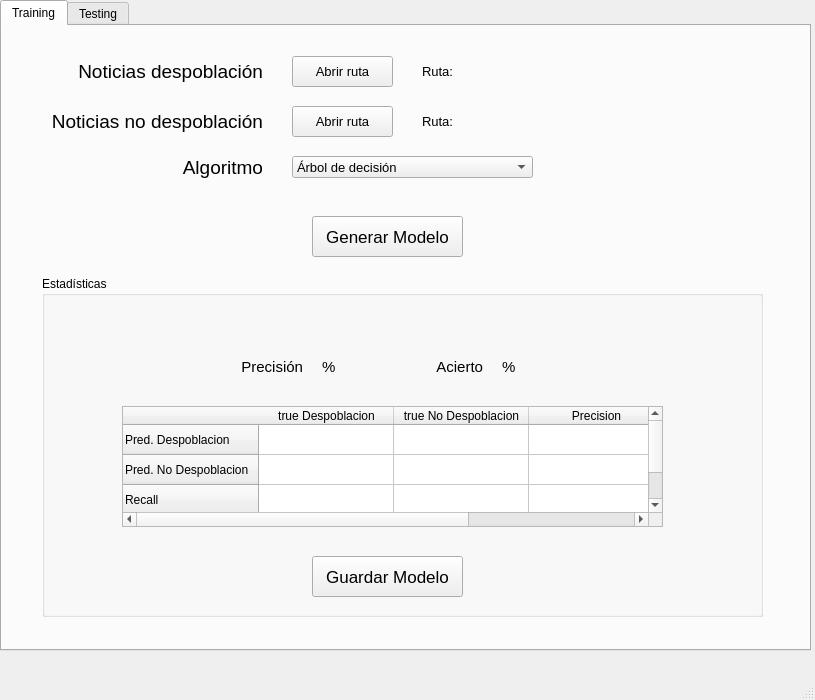
<?xml version="1.0" encoding="UTF-8"?>
<ui version="4.0">
 <class>MainWindow</class>
 <widget class="QMainWindow" name="MainWindow">
  <property name="geometry">
   <rect>
    <x>0</x>
    <y>0</y>
    <width>815</width>
    <height>700</height>
   </rect>
  </property>
  <property name="minimumSize">
   <size>
    <width>815</width>
    <height>700</height>
   </size>
  </property>
  <property name="maximumSize">
   <size>
    <width>815</width>
    <height>700</height>
   </size>
  </property>
  <property name="windowTitle">
   <string>Clasificador de Noticias</string>
  </property>
  <widget class="QWidget" name="centralwidget">
   <widget class="QTabWidget" name="tabWidget">
    <property name="geometry">
     <rect>
      <x>0</x>
      <y>0</y>
      <width>811</width>
      <height>651</height>
     </rect>
    </property>
    <property name="currentIndex">
     <number>0</number>
    </property>
    <widget class="QWidget" name="tabTraining">
     <attribute name="title">
      <string>Training</string>
     </attribute>
     <widget class="QLabel" name="label">
      <property name="geometry">
       <rect>
        <x>50</x>
        <y>30</y>
        <width>211</width>
        <height>31</height>
       </rect>
      </property>
      <property name="font">
       <font>
        <pointsize>14</pointsize>
       </font>
      </property>
      <property name="layoutDirection">
       <enum>Qt::LeftToRight</enum>
      </property>
      <property name="text">
       <string>Noticias despoblación</string>
      </property>
      <property name="alignment">
       <set>Qt::AlignRight|Qt::AlignTrailing|Qt::AlignVCenter</set>
      </property>
      <property name="wordWrap">
       <bool>false</bool>
      </property>
     </widget>
     <widget class="QLabel" name="label_2">
      <property name="geometry">
       <rect>
        <x>50</x>
        <y>80</y>
        <width>211</width>
        <height>31</height>
       </rect>
      </property>
      <property name="font">
       <font>
        <pointsize>14</pointsize>
       </font>
      </property>
      <property name="layoutDirection">
       <enum>Qt::LeftToRight</enum>
      </property>
      <property name="text">
       <string>Noticias no despoblación</string>
      </property>
      <property name="alignment">
       <set>Qt::AlignRight|Qt::AlignTrailing|Qt::AlignVCenter</set>
      </property>
      <property name="wordWrap">
       <bool>false</bool>
      </property>
     </widget>
     <widget class="QPushButton" name="btnRutaDespoblacion">
      <property name="geometry">
       <rect>
        <x>290</x>
        <y>30</y>
        <width>101</width>
        <height>31</height>
       </rect>
      </property>
      <property name="font">
       <font>
        <pointsize>10</pointsize>
       </font>
      </property>
      <property name="text">
       <string>Abrir ruta</string>
      </property>
     </widget>
     <widget class="QPushButton" name="btnRutaNoDespoblacion">
      <property name="geometry">
       <rect>
        <x>290</x>
        <y>80</y>
        <width>101</width>
        <height>31</height>
       </rect>
      </property>
      <property name="font">
       <font>
        <pointsize>10</pointsize>
       </font>
      </property>
      <property name="text">
       <string>Abrir ruta</string>
      </property>
     </widget>
     <widget class="QLabel" name="lblRutaDespoblacion">
      <property name="geometry">
       <rect>
        <x>420</x>
        <y>30</y>
        <width>381</width>
        <height>31</height>
       </rect>
      </property>
      <property name="font">
       <font>
        <pointsize>10</pointsize>
       </font>
      </property>
      <property name="text">
       <string>Ruta: </string>
      </property>
     </widget>
     <widget class="QLabel" name="lblRutaNoDespoblacion">
      <property name="geometry">
       <rect>
        <x>420</x>
        <y>80</y>
        <width>381</width>
        <height>31</height>
       </rect>
      </property>
      <property name="font">
       <font>
        <pointsize>10</pointsize>
       </font>
      </property>
      <property name="text">
       <string>Ruta: </string>
      </property>
     </widget>
     <widget class="QLabel" name="label_5">
      <property name="geometry">
       <rect>
        <x>50</x>
        <y>130</y>
        <width>211</width>
        <height>31</height>
       </rect>
      </property>
      <property name="font">
       <font>
        <pointsize>14</pointsize>
       </font>
      </property>
      <property name="layoutDirection">
       <enum>Qt::LeftToRight</enum>
      </property>
      <property name="text">
       <string>Algoritmo</string>
      </property>
      <property name="alignment">
       <set>Qt::AlignRight|Qt::AlignTop|Qt::AlignTrailing</set>
      </property>
      <property name="wordWrap">
       <bool>false</bool>
      </property>
     </widget>
     <widget class="QComboBox" name="cbAlgoritmo">
      <property name="geometry">
       <rect>
        <x>290</x>
        <y>130</y>
        <width>241</width>
        <height>22</height>
       </rect>
      </property>
      <property name="font">
       <font>
        <pointsize>10</pointsize>
       </font>
      </property>
      <property name="currentText">
       <string>Árbol de decisión</string>
      </property>
      <item>
       <property name="text">
        <string>Árbol de decisión</string>
       </property>
      </item>
      <item>
       <property name="text">
        <string>K-nn</string>
       </property>
      </item>
      <item>
       <property name="text">
        <string>Naive Bayes</string>
       </property>
      </item>
     </widget>
     <widget class="QPushButton" name="btnGenerarModelo">
      <property name="geometry">
       <rect>
        <x>310</x>
        <y>190</y>
        <width>151</width>
        <height>41</height>
       </rect>
      </property>
      <property name="font">
       <font>
        <pointsize>13</pointsize>
       </font>
      </property>
      <property name="text">
       <string>Generar Modelo</string>
      </property>
     </widget>
     <widget class="QGroupBox" name="groupBox_2">
      <property name="geometry">
       <rect>
        <x>40</x>
        <y>250</y>
        <width>721</width>
        <height>341</height>
       </rect>
      </property>
      <property name="title">
       <string>Estadísticas</string>
      </property>
      <widget class="QLabel" name="label_6">
       <property name="geometry">
        <rect>
         <x>170</x>
         <y>80</y>
         <width>91</width>
         <height>21</height>
        </rect>
       </property>
       <property name="font">
        <font>
         <pointsize>11</pointsize>
        </font>
       </property>
       <property name="layoutDirection">
        <enum>Qt::LeftToRight</enum>
       </property>
       <property name="text">
        <string>Precisión</string>
       </property>
       <property name="alignment">
        <set>Qt::AlignRight|Qt::AlignTrailing|Qt::AlignVCenter</set>
       </property>
      </widget>
      <widget class="QLabel" name="label_7">
       <property name="geometry">
        <rect>
         <x>350</x>
         <y>80</y>
         <width>91</width>
         <height>21</height>
        </rect>
       </property>
       <property name="font">
        <font>
         <pointsize>11</pointsize>
        </font>
       </property>
       <property name="layoutDirection">
        <enum>Qt::LeftToRight</enum>
       </property>
       <property name="text">
        <string>Acierto</string>
       </property>
       <property name="alignment">
        <set>Qt::AlignRight|Qt::AlignTrailing|Qt::AlignVCenter</set>
       </property>
      </widget>
      <widget class="QLabel" name="lblPrecision">
       <property name="geometry">
        <rect>
         <x>280</x>
         <y>80</y>
         <width>91</width>
         <height>21</height>
        </rect>
       </property>
       <property name="font">
        <font>
         <pointsize>11</pointsize>
        </font>
       </property>
       <property name="layoutDirection">
        <enum>Qt::LeftToRight</enum>
       </property>
       <property name="text">
        <string>%</string>
       </property>
       <property name="alignment">
        <set>Qt::AlignLeading|Qt::AlignLeft|Qt::AlignVCenter</set>
       </property>
      </widget>
      <widget class="QLabel" name="lblAcierto">
       <property name="geometry">
        <rect>
         <x>460</x>
         <y>80</y>
         <width>91</width>
         <height>21</height>
        </rect>
       </property>
       <property name="font">
        <font>
         <pointsize>11</pointsize>
        </font>
       </property>
       <property name="layoutDirection">
        <enum>Qt::LeftToRight</enum>
       </property>
       <property name="text">
        <string>%</string>
       </property>
       <property name="alignment">
        <set>Qt::AlignLeading|Qt::AlignLeft|Qt::AlignVCenter</set>
       </property>
      </widget>
      <widget class="QTableWidget" name="tableEstadisticas">
       <property name="geometry">
        <rect>
         <x>80</x>
         <y>130</y>
         <width>541</width>
         <height>121</height>
        </rect>
       </property>
       <attribute name="horizontalHeaderDefaultSectionSize">
        <number>135</number>
       </attribute>
       <row>
        <property name="text">
         <string>Pred. Despoblacion</string>
        </property>
       </row>
       <row>
        <property name="text">
         <string>Pred. No Despoblacion</string>
        </property>
       </row>
       <row>
        <property name="text">
         <string>Recall</string>
        </property>
       </row>
       <column>
        <property name="text">
         <string>true Despoblacion</string>
        </property>
       </column>
       <column>
        <property name="text">
         <string>true No Despoblacion</string>
        </property>
       </column>
       <column>
        <property name="text">
         <string>Precision</string>
        </property>
       </column>
      </widget>
      <widget class="QPushButton" name="btnGuardarModelo">
       <property name="geometry">
        <rect>
         <x>270</x>
         <y>280</y>
         <width>151</width>
         <height>41</height>
        </rect>
       </property>
       <property name="font">
        <font>
         <pointsize>13</pointsize>
        </font>
       </property>
       <property name="text">
        <string>Guardar Modelo</string>
       </property>
      </widget>
      <widget class="QLabel" name="lblAlgoritmo">
       <property name="geometry">
        <rect>
         <x>220</x>
         <y>30</y>
         <width>241</width>
         <height>21</height>
        </rect>
       </property>
       <property name="font">
        <font>
         <pointsize>11</pointsize>
         <weight>75</weight>
         <bold>true</bold>
        </font>
       </property>
       <property name="layoutDirection">
        <enum>Qt::LeftToRight</enum>
       </property>
       <property name="text">
        <string/>
       </property>
       <property name="alignment">
        <set>Qt::AlignCenter</set>
       </property>
      </widget>
     </widget>
    </widget>
    <widget class="QWidget" name="tabTesting">
     <attribute name="title">
      <string>Testing</string>
     </attribute>
     <widget class="QLabel" name="label_3">
      <property name="geometry">
       <rect>
        <x>-90</x>
        <y>30</y>
        <width>211</width>
        <height>31</height>
       </rect>
      </property>
      <property name="font">
       <font>
        <pointsize>14</pointsize>
       </font>
      </property>
      <property name="layoutDirection">
       <enum>Qt::LeftToRight</enum>
      </property>
      <property name="text">
       <string>Modelo </string>
      </property>
      <property name="alignment">
       <set>Qt::AlignRight|Qt::AlignTrailing|Qt::AlignVCenter</set>
      </property>
      <property name="wordWrap">
       <bool>false</bool>
      </property>
     </widget>
     <widget class="QPushButton" name="btnRutaModelo">
      <property name="geometry">
       <rect>
        <x>160</x>
        <y>30</y>
        <width>101</width>
        <height>31</height>
       </rect>
      </property>
      <property name="font">
       <font>
        <pointsize>10</pointsize>
       </font>
      </property>
      <property name="text">
       <string>Abrir Modelo</string>
      </property>
     </widget>
     <widget class="QPushButton" name="btnRutaNoticias">
      <property name="geometry">
       <rect>
        <x>500</x>
        <y>30</y>
        <width>101</width>
        <height>31</height>
       </rect>
      </property>
      <property name="font">
       <font>
        <pointsize>10</pointsize>
       </font>
      </property>
      <property name="text">
       <string>Abrir ruta</string>
      </property>
     </widget>
     <widget class="QLabel" name="label_4">
      <property name="geometry">
       <rect>
        <x>250</x>
        <y>30</y>
        <width>211</width>
        <height>31</height>
       </rect>
      </property>
      <property name="font">
       <font>
        <pointsize>14</pointsize>
       </font>
      </property>
      <property name="layoutDirection">
       <enum>Qt::LeftToRight</enum>
      </property>
      <property name="text">
       <string>Noticias</string>
      </property>
      <property name="alignment">
       <set>Qt::AlignRight|Qt::AlignTrailing|Qt::AlignVCenter</set>
      </property>
      <property name="wordWrap">
       <bool>false</bool>
      </property>
     </widget>
     <widget class="QLabel" name="lblRutaNoticias">
      <property name="geometry">
       <rect>
        <x>400</x>
        <y>70</y>
        <width>291</width>
        <height>31</height>
       </rect>
      </property>
      <property name="font">
       <font>
        <pointsize>10</pointsize>
       </font>
      </property>
      <property name="text">
       <string>Ruta: </string>
      </property>
     </widget>
     <widget class="QLabel" name="lblRutaModelo">
      <property name="geometry">
       <rect>
        <x>60</x>
        <y>70</y>
        <width>291</width>
        <height>31</height>
       </rect>
      </property>
      <property name="font">
       <font>
        <pointsize>10</pointsize>
       </font>
      </property>
      <property name="text">
       <string>Ruta: </string>
      </property>
     </widget>
     <widget class="QGroupBox" name="groupBox">
      <property name="geometry">
       <rect>
        <x>10</x>
        <y>370</y>
        <width>761</width>
        <height>241</height>
       </rect>
      </property>
      <property name="autoFillBackground">
       <bool>true</bool>
      </property>
      <property name="title">
       <string>Resultados</string>
      </property>
      <widget class="QTableWidget" name="tableResultados">
       <property name="geometry">
        <rect>
         <x>10</x>
         <y>20</y>
         <width>741</width>
         <height>161</height>
        </rect>
       </property>
       <column>
        <property name="text">
         <string>Noticia</string>
        </property>
       </column>
       <column>
        <property name="text">
         <string>Predicción</string>
        </property>
       </column>
      </widget>
      <widget class="QPushButton" name="btnExportar">
       <property name="geometry">
        <rect>
         <x>290</x>
         <y>190</y>
         <width>171</width>
         <height>31</height>
        </rect>
       </property>
       <property name="font">
        <font>
         <pointsize>13</pointsize>
        </font>
       </property>
       <property name="text">
        <string>Exportar</string>
       </property>
      </widget>
     </widget>
     <widget class="QPushButton" name="btnClasificar">
      <property name="geometry">
       <rect>
        <x>300</x>
        <y>320</y>
        <width>171</width>
        <height>31</height>
       </rect>
      </property>
      <property name="font">
       <font>
        <pointsize>13</pointsize>
       </font>
      </property>
      <property name="text">
       <string>Clasificar Noticias</string>
      </property>
     </widget>
     <widget class="QGroupBox" name="groupBox_3">
      <property name="geometry">
       <rect>
        <x>30</x>
        <y>110</y>
        <width>711</width>
        <height>201</height>
       </rect>
      </property>
      <property name="title">
       <string>Modelo</string>
      </property>
      <widget class="QLabel" name="label_8">
       <property name="geometry">
        <rect>
         <x>290</x>
         <y>30</y>
         <width>91</width>
         <height>21</height>
        </rect>
       </property>
       <property name="font">
        <font>
         <pointsize>11</pointsize>
        </font>
       </property>
       <property name="layoutDirection">
        <enum>Qt::LeftToRight</enum>
       </property>
       <property name="text">
        <string>Precisión</string>
       </property>
       <property name="alignment">
        <set>Qt::AlignRight|Qt::AlignTrailing|Qt::AlignVCenter</set>
       </property>
      </widget>
      <widget class="QLabel" name="label_9">
       <property name="geometry">
        <rect>
         <x>490</x>
         <y>30</y>
         <width>91</width>
         <height>21</height>
        </rect>
       </property>
       <property name="font">
        <font>
         <pointsize>11</pointsize>
        </font>
       </property>
       <property name="layoutDirection">
        <enum>Qt::LeftToRight</enum>
       </property>
       <property name="text">
        <string>Acierto</string>
       </property>
       <property name="alignment">
        <set>Qt::AlignRight|Qt::AlignTrailing|Qt::AlignVCenter</set>
       </property>
      </widget>
      <widget class="QLabel" name="lblPrecisionTesting">
       <property name="geometry">
        <rect>
         <x>400</x>
         <y>30</y>
         <width>91</width>
         <height>21</height>
        </rect>
       </property>
       <property name="font">
        <font>
         <pointsize>11</pointsize>
        </font>
       </property>
       <property name="layoutDirection">
        <enum>Qt::LeftToRight</enum>
       </property>
       <property name="text">
        <string>%</string>
       </property>
       <property name="alignment">
        <set>Qt::AlignLeading|Qt::AlignLeft|Qt::AlignVCenter</set>
       </property>
      </widget>
      <widget class="QLabel" name="lblAciertoTesting">
       <property name="geometry">
        <rect>
         <x>600</x>
         <y>30</y>
         <width>91</width>
         <height>21</height>
        </rect>
       </property>
       <property name="font">
        <font>
         <pointsize>11</pointsize>
        </font>
       </property>
       <property name="layoutDirection">
        <enum>Qt::LeftToRight</enum>
       </property>
       <property name="text">
        <string>%</string>
       </property>
       <property name="alignment">
        <set>Qt::AlignLeading|Qt::AlignLeft|Qt::AlignVCenter</set>
       </property>
      </widget>
      <widget class="QLabel" name="lblAlgoritmoTesting">
       <property name="geometry">
        <rect>
         <x>100</x>
         <y>30</y>
         <width>211</width>
         <height>21</height>
        </rect>
       </property>
       <property name="font">
        <font>
         <pointsize>11</pointsize>
        </font>
       </property>
       <property name="layoutDirection">
        <enum>Qt::LeftToRight</enum>
       </property>
       <property name="text">
        <string/>
       </property>
       <property name="alignment">
        <set>Qt::AlignLeading|Qt::AlignLeft|Qt::AlignVCenter</set>
       </property>
      </widget>
      <widget class="QLabel" name="label_10">
       <property name="geometry">
        <rect>
         <x>-10</x>
         <y>30</y>
         <width>91</width>
         <height>21</height>
        </rect>
       </property>
       <property name="font">
        <font>
         <pointsize>11</pointsize>
        </font>
       </property>
       <property name="layoutDirection">
        <enum>Qt::LeftToRight</enum>
       </property>
       <property name="text">
        <string>Algoritmo</string>
       </property>
       <property name="alignment">
        <set>Qt::AlignRight|Qt::AlignTrailing|Qt::AlignVCenter</set>
       </property>
      </widget>
      <widget class="QTableWidget" name="tableEstadisticasTesting">
       <property name="geometry">
        <rect>
         <x>80</x>
         <y>70</y>
         <width>541</width>
         <height>121</height>
        </rect>
       </property>
       <attribute name="horizontalHeaderDefaultSectionSize">
        <number>135</number>
       </attribute>
       <row>
        <property name="text">
         <string>Pred. Despoblacion</string>
        </property>
       </row>
       <row>
        <property name="text">
         <string>Pred. No Despoblacion</string>
        </property>
       </row>
       <row>
        <property name="text">
         <string>Recall</string>
        </property>
       </row>
       <column>
        <property name="text">
         <string>true Despoblacion</string>
        </property>
       </column>
       <column>
        <property name="text">
         <string>true No Despoblacion</string>
        </property>
       </column>
       <column>
        <property name="text">
         <string>Precision</string>
        </property>
       </column>
      </widget>
     </widget>
    </widget>
   </widget>
  </widget>
  <widget class="QMenuBar" name="menubar">
   <property name="geometry">
    <rect>
     <x>0</x>
     <y>0</y>
     <width>815</width>
     <height>21</height>
    </rect>
   </property>
  </widget>
  <widget class="QStatusBar" name="statusbar"/>
 </widget>
 <resources/>
 <connections/>
</ui>
